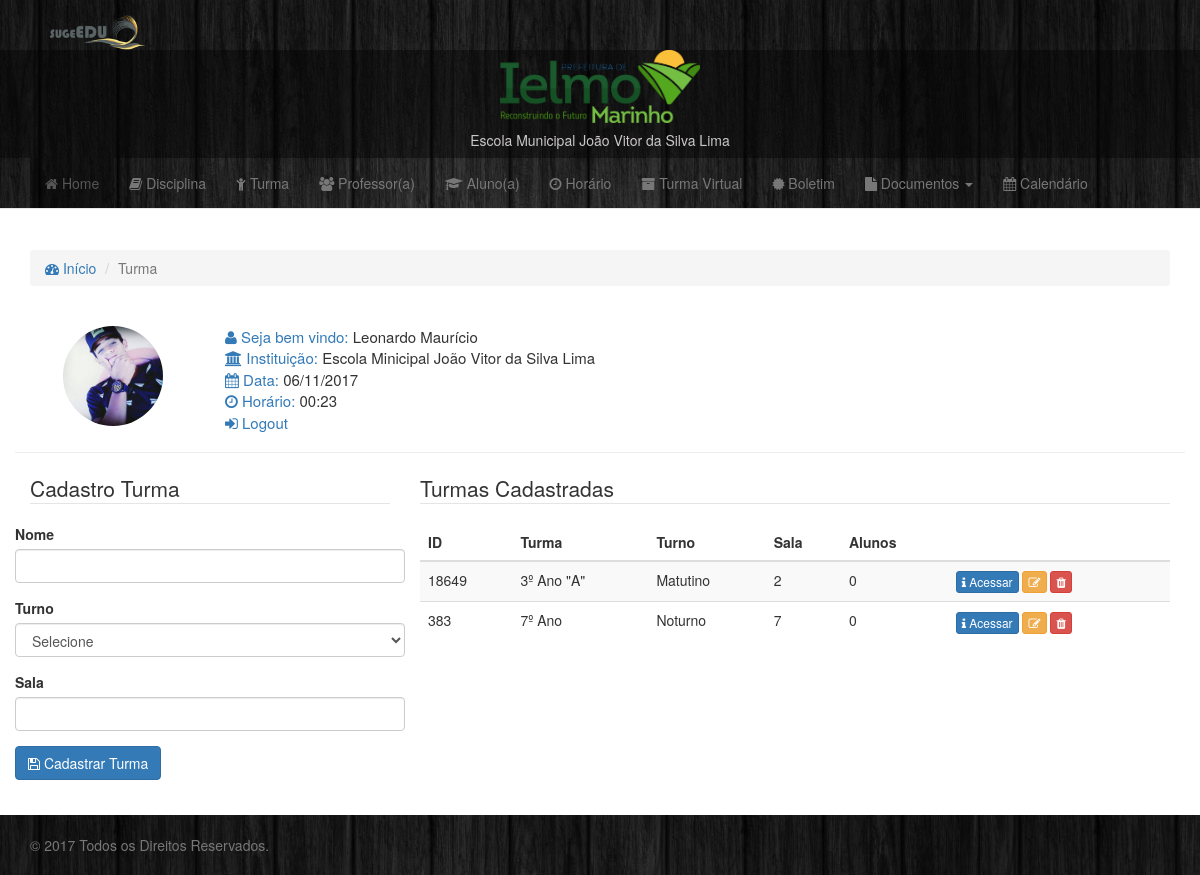
The app's page /ielmo-marinho/emjvsl/index.php?pagina=turma with its own data.
### tables this page shows
CREATE TABLE `turma` (
  `id` int(20) NOT NULL,
  `nome` varchar(255) NOT NULL,
  `turno` int(11) NOT NULL,
  `sala` int(11) NOT NULL
);

CREATE TABLE `turno` (
  `id` int(11) NOT NULL,
  `turno` varchar(255) NOT NULL
);

### ielmo-marinho/emjvsl/turma.php (the view, shortened to what this page needs)
<div class="row">
	<div class="col-md-4">
	<?php if(!isset($_GET['edit'])){?>
		<form class="form-horizontal" name="form" method="post" action="send/cad-turma.php">
			<fieldset>
				<legend>Cadastro Turma</legend>
				<div class="form-group">
					<label>Nome </label>
					<input type="text" name="nome" class="form-control" autofocus required/>
				</div>
				<div class="form-group">
					<label>Turno </label>
					<select name="turno" class="form-control" required>
						<option value="">Selecione</option>
					</select>
				</div>
				<div class="form-group">
					<label>Sala </label>
					<input type="text" name="sala" class="form-control" autofocus required/>
				</div>
				<div class="form-group">
					<button class="btn btn-primary"><i class="fa fa-save"></i> Cadastrar Turma</button>
				</div>
				</fieldset>
			</form>
			<?php } ?>
	</div>
	<div class="col-md-8">
		<fieldset>
			<legend>Turmas Cadastradas</legend>
			<div class="table-responsive">
               <table id="table" class="table table-hover table-striped">
                  <thead>
                      <tr>
                          <th>ID</th>
                          <th>Turma</th>
                          <th>Turno</th>
                          <th>Sala</th>
                          <th>Alunos</th>
                          <th></th>
                        </tr>
                  </thead>
                  <tbody>
         				<?php
						$sql_turma = mysqli_query($con, "SELECT * FROM turma ORDER BY id DESC");
						while($dados = mysqli_fetch_assoc($sql_turma)){ ?>
						<?php
							$id_turno = $dados["turno"];
							$sql_turno = mysqli_query($con, "SELECT *FROM turno WHERE id = '$id_turno' LIMIT 1");
							$result_turno = mysqli_fetch_assoc($sql_turno);
							$turno = $result_turno["turno"];
						?>
						<tr>
            				<td><?php echo $dados["id"]; ?></td>
            				<td><?php echo $dados["nome"]; ?></td>
            				<td><?php echo $turno; ?></td>
							<td><?php echo $dados["sala"]; ?></td>
            				<td>0</td>
							<td>
								<a href="#" class="btn btn-xs btn-primary">
									<i class="fa fa-info"></i> Acessar
								</a>
								<a href="index.php?pagina=turma&edit=<?php echo $dados['id']; ?>" class="btn btn-xs btn-warning" title="Editar">
									<i class="fa fa-edit"></i>
								</a>
								<a href="send/remove-turma.php?id=<?php echo $dados['id'];?>" class="btn btn-xs btn-danger" title="Excluir">
									<i class="fa fa-trash"></i>
								</a>
                            </td>
            			</tr>
						<?php } ?>
            		</tbody>
				</table>
			</div>
		</fieldset>
	</div>
</div>

### css/sticky-footer-navbar.css (style rules this page uses)
html { position: relative; min-height: 100%; }
body { margin-bottom: 60px; }

### records on screen
turma: id "18649", nome "3º Ano \"A\"", turno.turno "Matutino", sala "2"
turma: id "383", nome "7º Ano", turno.turno "Noturno", sala "7"

### other values on screen
$_GET['pagina'] "Turma"
